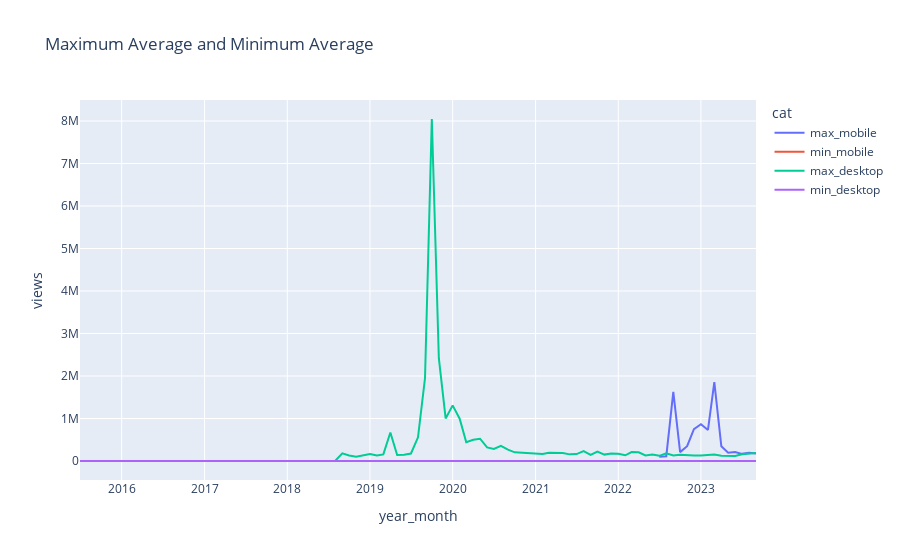

Notebook code for this chart:
### Code cell
import plotly.express as px

fig = px.line(mobile_desktop_plot,x="year_month",y="views",color="cat",title="Maximum Average and Minimum Average")
fig.show()
